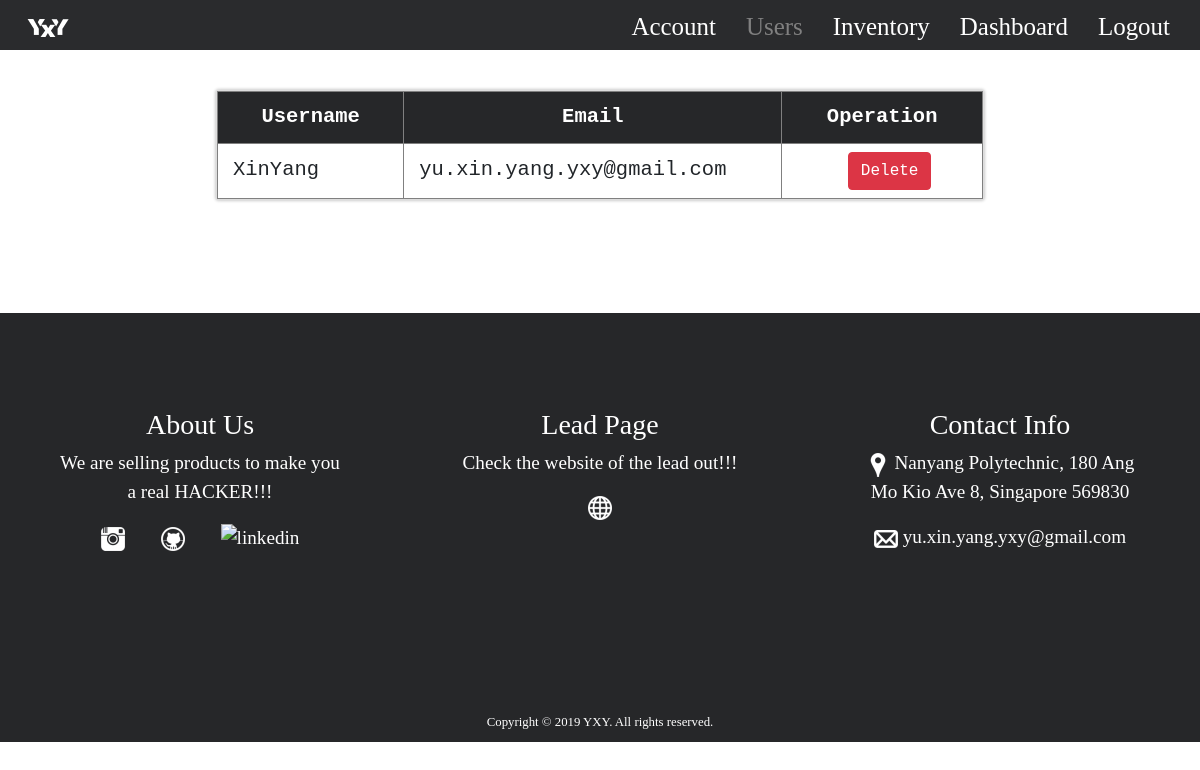
The page /manageUser (signed in) on the database as committed earlier.
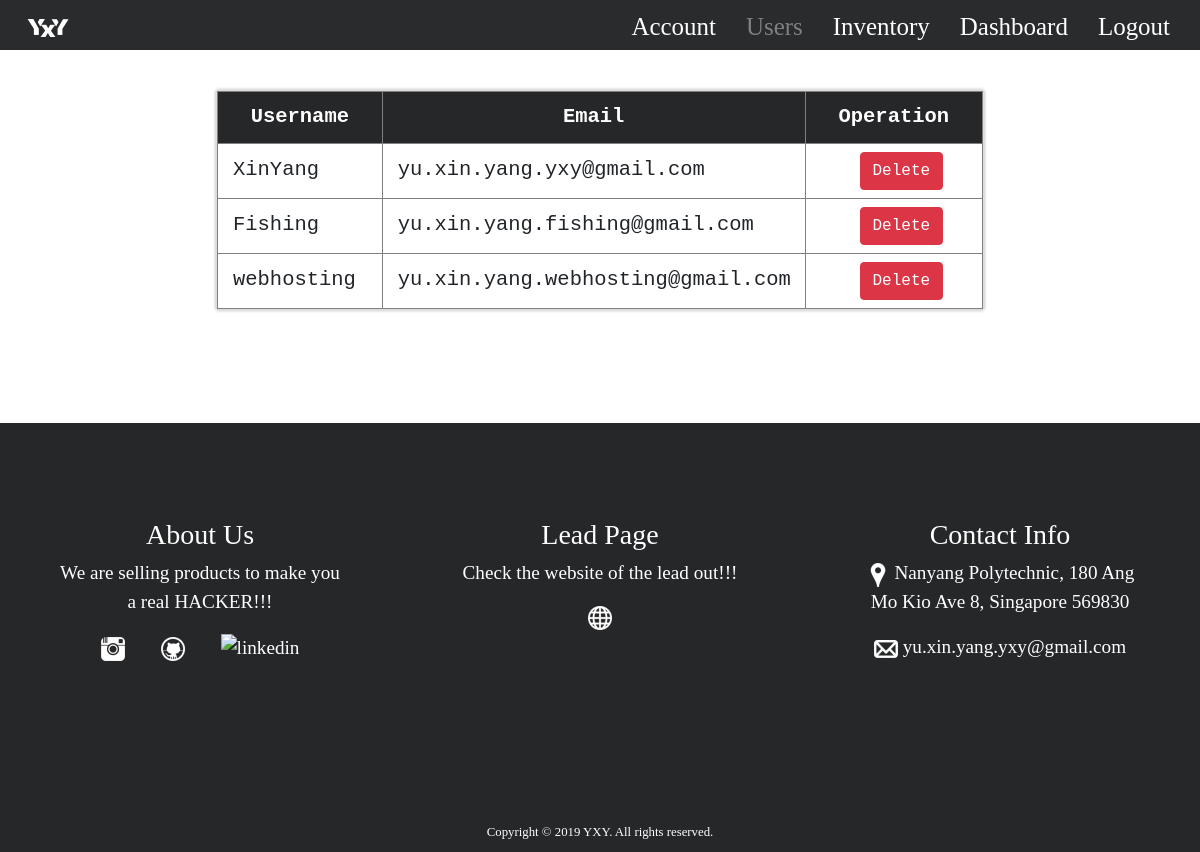
The same page on the database as committed later.
### shopyP/models.py (models this page shows, shortened)
class Person():
    id = db.Column(db.Integer, primary_key=True)
    username = db.Column(db.String(20), unique=True, nullable=False)
    email = db.Column(db.String(120), unique=True, nullable=False)
    image_file = db.Column(db.String(20), nullable=False, default='default.jpg')
    password = db.Column(db.String(60), nullable=False)

class User(db.Model, Person, UserMixin):
    deliveryInfo = db.Column(db.Text)
    cart = db.relationship('CartItem', backref='owner')

### shopyP/routes.py (the view)
@app.route("/manageUser", methods=['GET', 'POST'])
def manageUser():
    if current_user.is_authenticated:
        if current_user.id >= 10000000000:
            users = User.query.all()
            return render_template('admin/manageUser.html', title='manageUser', users=users)
        else:
            flash('Authorized Access Only!', 'warning')
            return redirect(url_for('account'))
    else:
        flash('Authorized Access Only!', 'warning')
        return redirect(url_for('admin_login'))

### shopyP/models.py (called while the page is built)
@login_manager.user_loader # Decorator used to find the user id, so we can perform a match and carry on
def load_user(user_id):
    user_id = int(user_id)
    if user_id >= 10000000000:
        return Admin.query.get(user_id)
    else:
        return User.query.get(user_id)

### shopyP/templates/admin/manageUser.html (shortened to what this page needs)
{% extends "layout.html" %}
{% block cssJs %}
<link rel="stylesheet" href="{{ url_for('static', filename='css/admin/manageUser.css')}}">
{% endblock cssJs %}
{% block content %}
<div class="content-section intro">
  <div class="tableResponsive">
          <table border=1>
            <thead>
              <tr>
                <th>Username</th>
                <th>Email</th>
                <th>Operation</th>
              </tr>
            </thead>
            <tbody>
              {% for user in users %}
              <tr>
                <td class="userName">{{user.username}}</td>
                <td>{{user.email}}</td>
                <td class="userOperation">
                  <button type="button" class="btn btn-danger removeButton" data-toggle="modal" data-target="#deleteModal">Delete</button>
                </td>
              </tr>
              {% endfor %}
            </tbody>
          </table>
    </div>
</div>
{% endblock content %}

Rows that differ between the two databases and show on the page:
added User: username "Fishing", email "yu.xin.yang.fishing@gmail.com"
added User: username "webhosting", email "yu.xin.yang.webhosting@gmail.com"
